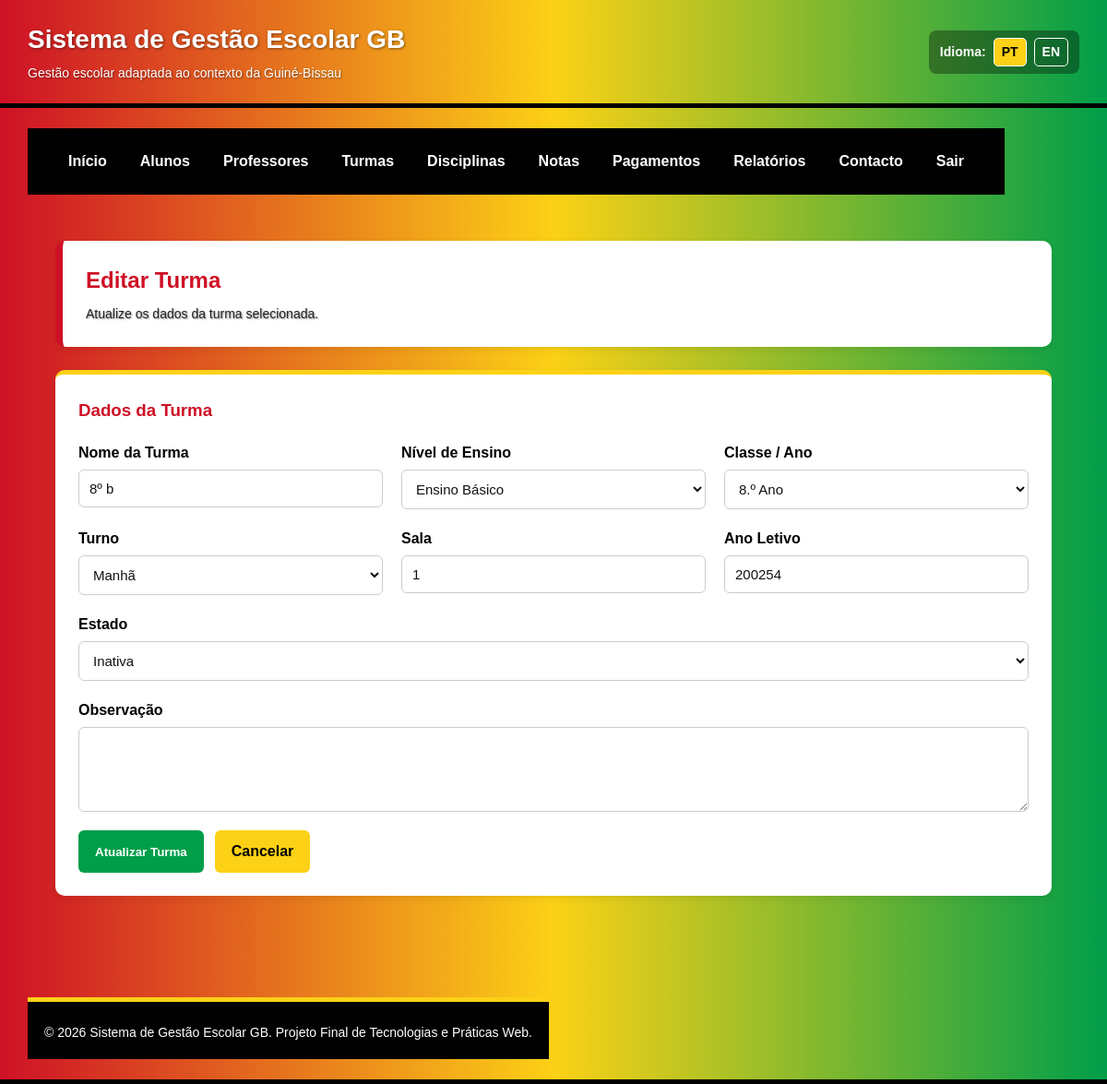
Page /editar_turma.php?id=3 on the committed database.
### tables this page shows
CREATE TABLE IF NOT EXISTS `turmas` (
  `id_turma` int NOT NULL AUTO_INCREMENT,
  `nome` varchar(50) NOT NULL,
  `nivel_ensino` enum('basico','secundario','tecnico') NOT NULL,
  `classe` varchar(30) NOT NULL,
  `turno` enum('manha','tarde','noite') NOT NULL,
  `sala` varchar(30) DEFAULT NULL,
  `ano_letivo` varchar(20) NOT NULL,
  `estado` enum('ativa','inativa') DEFAULT 'ativa',
  `observacao` text,
  `criado_em` datetime DEFAULT CURRENT_TIMESTAMP,
  PRIMARY KEY (`id_turma`)
);

### editar_turma.php (the view, shortened to what this page needs)
<?php
require_once 'config/conexao.php';
$id_turma = intval($_GET["id"]);
$sql = "SELECT * FROM turmas WHERE id_turma = ?";
$stmt = mysqli_prepare($conn, $sql);
mysqli_stmt_bind_param($stmt, "i", $id_turma);
mysqli_stmt_execute($stmt);
$resultado = mysqli_stmt_get_result($stmt);
$turma = mysqli_fetch_assoc($resultado);
?>
<?php include 'includes/header.php'; ?>
<?php include 'includes/menu.php'; ?>
<main class="conteudo">
    <section class="cabecalho-pagina">
        <h2>Editar Turma</h2>
        <p>Atualize os dados da turma selecionada.</p>
    </section>
    <section class="formulario-container">
        <h3>Dados da Turma</h3>
        <form class="formulario" method="post" action="editar_turma.php?id=<?php echo $id_turma; ?>">
            <div class="campo">
                <label for="nome_turma">Nome da Turma</label>
                <input type="text" id="nome_turma" name="nome_turma" required maxlength="50"
                       value="<?php echo htmlspecialchars($turma['nome']); ?>">
            </div>
            <div class="campo">
                <label for="nivel_ensino">Nível de Ensino</label>
                <select id="nivel_ensino" name="nivel_ensino" required>
                    <option value="basico" <?php if ($turma['nivel_ensino'] === 'basico') echo 'selected'; ?>>Ensino Básico</option>
                </select>
            </div>
            <div class="campo">
                <label for="classe">Classe / Ano</label>
                <select id="classe" name="classe" required>
                    <option value="8.º Ano" <?php if ($turma['classe'] === '8.º Ano') echo 'selected'; ?>>8.º Ano</option>
                </select>
            </div>
            <div class="campo">
                <label for="turno">Turno</label>
                <select id="turno" name="turno" required>
                    <option value="manha" <?php if ($turma['turno'] === 'manha') echo 'selected'; ?>>Manhã</option>
                </select>
            </div>
            <div class="campo">
                <label for="sala">Sala</label>
                <input type="text" id="sala" name="sala" maxlength="30"
                       value="<?php echo htmlspecialchars($turma['sala']); ?>">
            </div>
            <div class="campo">
                <label for="ano_letivo">Ano Letivo</label>
                <input type="text" id="ano_letivo" name="ano_letivo" required maxlength="20"
                       value="<?php echo htmlspecialchars($turma['ano_letivo']); ?>">
            </div>
            <div class="campo">
                <label for="estado_turma">Estado</label>
                <select id="estado_turma" name="estado_turma" required>
                    <option value="inativa" <?php if ($turma['estado'] === 'inativa') echo 'selected'; ?>>Inativa</option>
                </select>
            </div>
            <div class="campo campo-largo">
                <label for="observacao_turma">Observação</label>
                <textarea id="observacao_turma" name="observacao_turma" rows="4"><?php echo htmlspecialchars($turma['observacao']); ?></textarea>
            </div>
            <div class="botoes-formulario">
                <button type="submit" class="botao">Atualizar Turma</button>
                <a href="turmas.php" class="botao-secundario">Cancelar</a>
            </div>
        </form>
    </section>
</main>
<?php include 'includes/footer.php'; ?>

### css/style.css (style rules this page uses)
:root { --gb-vermelho: #CE1126; --gb-amarelo: #FCD116; --gb-verde: #009E49; --gb-preto: #000000; --gb-azul: #003366; --gb-branco: #ffffff; --gb-cinza-fundo: #f4f6f8; --gb-cinza-texto: #222222; --gb-cinza-borda: #dddddd; }
* { margin: 0; padding: 0; box-sizing: border-box; }
html, body { font-family: Arial, Helvetica, sans-serif; background-color: var(--gb-cinza-fundo); color: var(--gb-cinza-texto); line-height: 1.5; }
.topo p { font-size: 14px; margin-top: 5px; color: var(--gb-branco); text-shadow: 1px 1px 2px rgba(0,0,0,0.45); }
.conteudo { padding: 30px; }
.cabecalho-pagina { background-color: var(--gb-branco); padding: 25px; border-radius: 10px; margin-bottom: 25px; box-shadow: 0 3px 10px rgba(0,0,0,0.08); border-left: 8px solid var(--gb-vermelho); }
.cabecalho-pagina h2 { color: var(--gb-vermelho); margin-bottom: 8px; }
.cabecalho-pagina p { color: var(--gb-cinza-texto); }
.formulario-container, .tabela-container, .info-contacto { background-color: var(--gb-branco); padding: 25px; border-radius: 10px; margin-bottom: 30px; box-shadow: 0 3px 10px rgba(0,0,0,0.08); }
.formulario-container { border-top: 5px solid var(--gb-amarelo); }
.formulario-container h3, .tabela-container h3, .info-contacto h3 { color: var(--gb-vermelho); margin-bottom: 20px; }
.formulario { display: flex; flex-wrap: wrap; gap: 20px; }
.campo { flex: 1 1 250px; display: flex; flex-direction: column; }
.campo-largo { flex: 1 1 100%; }
.campo label { font-weight: bold; margin-bottom: 6px; color: var(--gb-preto); }
.campo input, .campo select, .campo textarea { padding: 11px; border: 1px solid #cccccc; border-radius: 6px; font-size: 15px; background-color: var(--gb-branco); color: #111111; }
.botoes-formulario { flex: 1 1 100%; display: flex; gap: 12px; flex-wrap: wrap; }
.botao, .botao-secundario, .acao { display: inline-block; padding: 11px 18px; border-radius: 6px; border: none; cursor: pointer; font-weight: bold; text-decoration: none; transition: 0.3s; }
.botao { background-color: var(--gb-verde); color: var(--gb-branco); }
.botao-secundario { background-color: var(--gb-amarelo); color: var(--gb-preto); }

### rows in the picture
turmas: nome_turma "8º b", nivel_ensino "Ensino Básico", classe "8.º Ano", turno "Manhã", sala "1", ano_letivo "200254", estado_turma "Inativa"

### other values in the picture
t("nome_sistema") "Sistema de Gestão Escolar GB"
t("subtitulo_sistema") "Gestão escolar adaptada ao contexto da Guiné-Bissau"
t("idioma") "Idioma"
t("menu_inicio") "Início"
t("menu_alunos") "Alunos"
t("menu_professores") "Professores"
t("menu_turmas") "Turmas"
t("menu_disciplinas") "Disciplinas"
t("menu_notas") "Notas"
t("menu_pagamentos") "Pagamentos"
t("menu_relatorios") "Relatórios"
t("menu_contacto") "Contacto"
